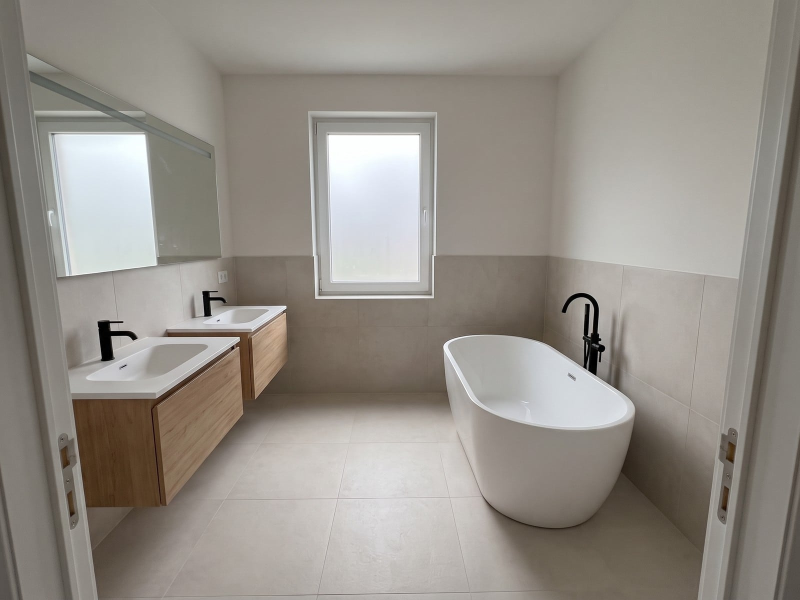
#> input picture src/assets/lp-diensten/badkamer-g2.jpg, 1600 x 1200 px, given in place of zwembad-g3.jpg, which was not available (shown at 1/2 size)
$ python crop-fix.py
#> lines starting #> are read from the running program, lines starting #| are printed output that depends on the picture; pictures that were not available may be replaced by others from this repository, and a replacement may not be noted
# -*- coding: utf-8 -*-
# Eenmalige raw-fixes: datestamp (zwembad-g3) en auto-blob (oprit-what) wegsnijden vóór postproc
from PIL import Image

# zwembad-g3: oranje datestamp rechtsonder -> onderste 15% eraf
im = Image.open('generated-final/zwembad-g3.jpg')
#> im is the input picture: PIL image 1600x1200 RGB; mean R, G, B 149.4, 144, 136.6
w, h = im.size
#> w = 1600; h = 1200
im.crop((0, 0, w, int(h * 0.85))).save('generated-final/zwembad-g3.jpg', 'JPEG', quality=95)
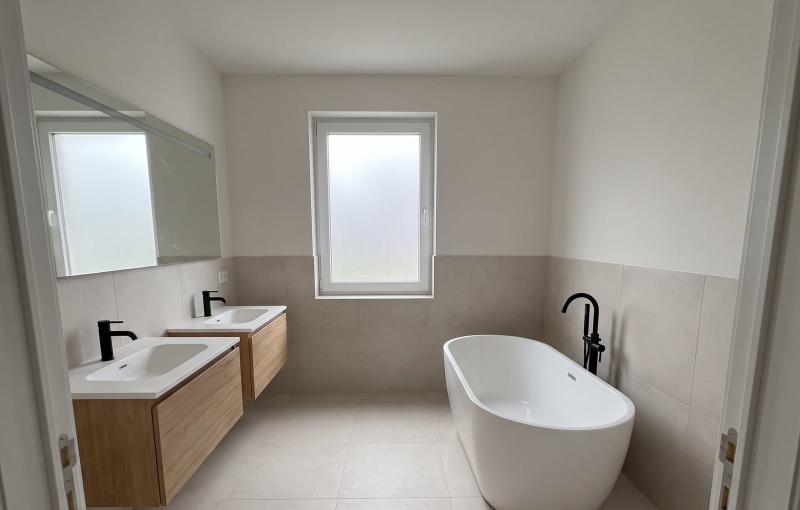
#> saved as zwembad-g3.jpg: PIL image 1600x1020 RGB (shown at 1/2 size); mean R, G, B 150.8, 145.6, 138.3
print('zwembad-g3 raw:', w, h, '->', w, int(h * 0.85))
#| zwembad-g3 raw: 1600 1200 -> 1600 1020

# oprit-what: donkere auto-massa rechtsonder -> rechtse 22% eraf
im = Image.open('generated-final/oprit-what.jpg')
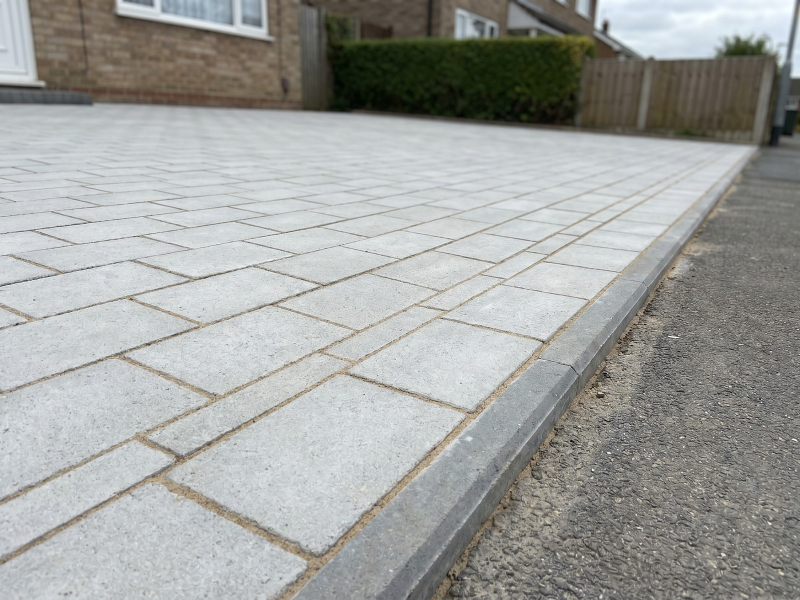
#> input picture src/assets/lp-diensten/oprit-what.jpg, 1600 x 1200 px, found by its file name (shown at 1/2 size)
#> im is the input picture: PIL image 1600x1200 RGB; mean R, G, B 160.3, 161.8, 158.9
w, h = im.size
im.crop((0, 0, int(w * 0.78), h)).save('generated-final/oprit-what.jpg', 'JPEG', quality=95)
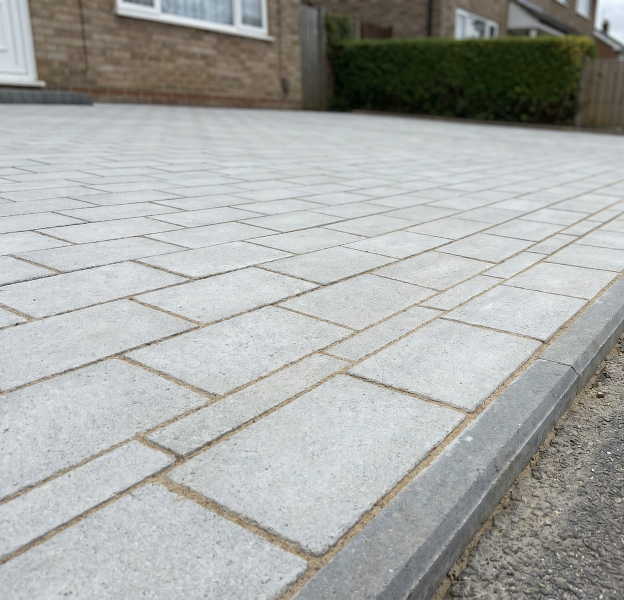
#> saved as oprit-what.jpg: PIL image 1248x1200 RGB (shown at 1/2 size); mean R, G, B 167.8, 169.8, 167.2
print('oprit-what raw:', w, h, '->', int(w * 0.78), h)
#| oprit-what raw: 1600 1200 -> 1248 1200
